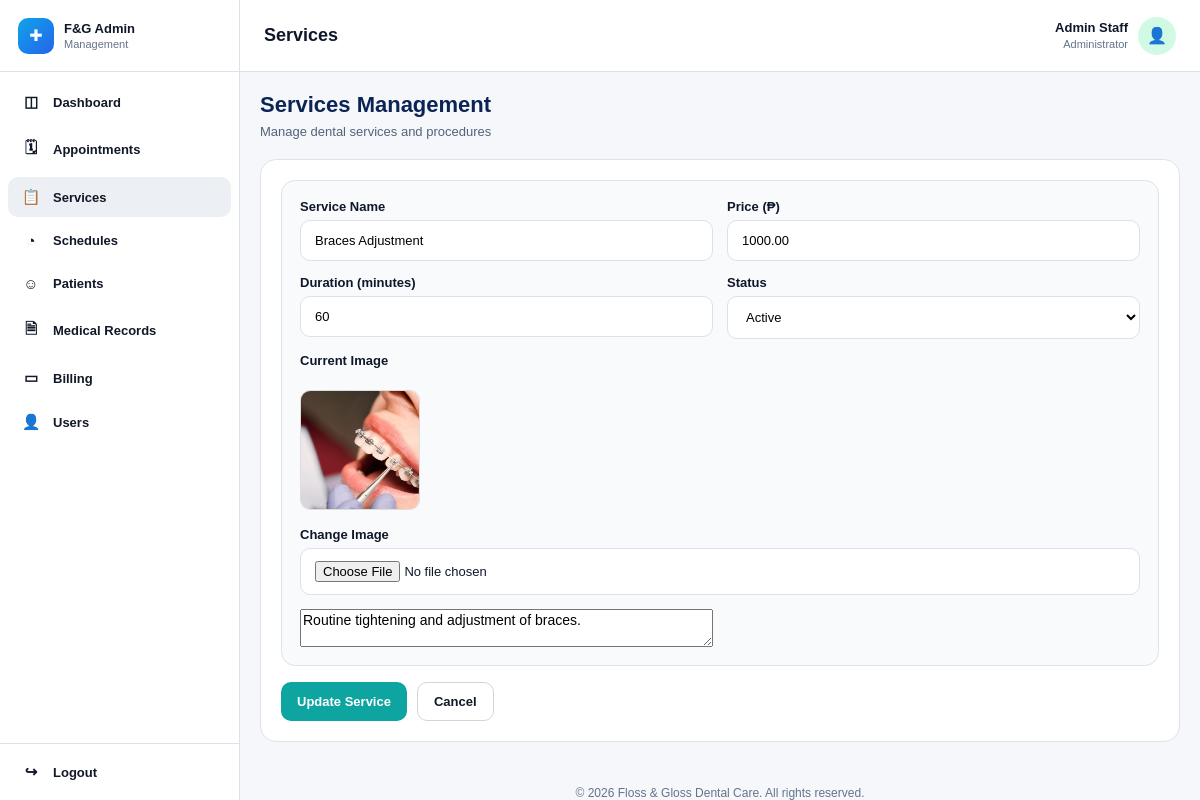
The app's page /admin/edit-service.php?service_id=8 (signed in) with its own data.
### tables this page shows
CREATE TABLE `users` (
  `user_id` int(11) NOT NULL,
  `role` enum('patient','staff','system_admin','dentist') NOT NULL,
  `email` varchar(150) NOT NULL,
  `phone` varchar(20) DEFAULT NULL,
  `password_hash` varchar(255) NOT NULL,
  `account_status` enum('active','inactive','deactivated','suspended') NOT NULL DEFAULT 'active',
  `email_verified` tinyint(1) NOT NULL DEFAULT 0,
  `created_at` timestamp NOT NULL DEFAULT current_timestamp(),
  `updated_at` timestamp NOT NULL DEFAULT current_timestamp() ON UPDATE current_timestamp()
);

CREATE TABLE `services` (
  `service_id` int(11) NOT NULL,
  `service_name` varchar(150) NOT NULL,
  `description` text DEFAULT NULL,
  `image_path` varchar(255) DEFAULT NULL,
  `duration_minutes` int(11) NOT NULL DEFAULT 30,
  `price` decimal(10,2) NOT NULL DEFAULT 0.00,
  `is_active` tinyint(1) NOT NULL DEFAULT 1,
  `created_by` int(11) DEFAULT NULL,
  `created_at` timestamp NOT NULL DEFAULT current_timestamp(),
  `updated_at` timestamp NOT NULL DEFAULT current_timestamp() ON UPDATE current_timestamp()
);

### admin/edit-service.php (the view, shortened to what this page needs)
<?php
require_once '../config/database.php';
$user_id = $_SESSION['user_id'];
$service_id = (int)($_GET['service_id'] ?? 0);
$admin_name = "Admin Staff";
$admin_role = "Administrator";
$admin_sql = "
    SELECT u.role, sp.first_name, sp.last_name
    FROM users u
    LEFT JOIN staff_profiles sp ON u.user_id = sp.user_id
    WHERE u.user_id = ?
    LIMIT 1
";
$admin_stmt = mysqli_prepare($conn, $admin_sql);
mysqli_stmt_bind_param($admin_stmt, "i", $user_id);
mysqli_stmt_execute($admin_stmt);
$admin_result = mysqli_stmt_get_result($admin_stmt);
if ($admin_result && mysqli_num_rows($admin_result) > 0) {
    $admin_row = mysqli_fetch_assoc($admin_result);
    if (($admin_row['role'] ?? '') === 'system_admin') {
        $admin_role = 'Administrator';
    } elseif (($admin_row['role'] ?? '') === 'staff') {
        $admin_role = 'Staff';
    }
}
$service_sql = "SELECT * FROM services WHERE service_id = ? LIMIT 1";
$service_stmt = mysqli_prepare($conn, $service_sql);
mysqli_stmt_bind_param($service_stmt, "i", $service_id);
mysqli_stmt_execute($service_stmt);
$service_result = mysqli_stmt_get_result($service_stmt);
$service = mysqli_fetch_assoc($service_result);
include("../includes/admin-header.php");
include("../includes/admin-sidebar.php");
?>
<div class="main-area">
    <div class="topbar">
        <h1>Services</h1>
        <div class="admin-user">
            <div class="admin-meta">
                <strong><?php echo htmlspecialchars($admin_name); ?></strong>
                <span><?php echo htmlspecialchars($admin_role); ?></span>
            </div>
            <div class="admin-avatar">👤</div>
        </div>
    </div>
    <div class="content">
        <div class="services-top">
            <div>
                <h2>Services Management</h2>
                <p>Manage dental services and procedures</p>
            </div>
        </div>
        <section class="panel">
            <div class="service-form-wrap">
                <form method="POST" action="../actions/service-actions.php" enctype="multipart/form-data">
                    <div class="service-form-grid">
                        <div class="form-group">
                            <label>Service Name</label>
                            <input
                                type="text"
                                name="service_name"
                                value="<?php echo htmlspecialchars($service['service_name']); ?>"
                                required
                            >
                        </div>
                        <div class="form-group">
                            <label>Price (₱)</label>
                            <input
                                type="number"
                                name="price"
                                step="0.01"
                                min="0"
                                value="<?php echo htmlspecialchars($service['price']); ?>"
                                required
                            >
                        </div>
                        <div class="form-group">
                            <label>Duration (minutes)</label>
                            <input
                                type="number"
                                name="duration_minutes"
                                min="1"
                                value="<?php echo (int)$service['duration_minutes']; ?>"
                                required
                            >
                        </div>
                        <div class="form-group">
                            <label>Status</label>
                            <select name="is_active" required>
                                <option value="1" <?php echo ((int)$service['is_active'] === 1) ? 'selected' : ''; ?>>Active</option>
                            </select>
                        </div>
                        <div class="form-group full">
                        <label>Current Image</label><br>
                        <?php if (!empty($service['image_path'])): ?>
                            <img src="<?php echo htmlspecialchars($service['image_path']); ?>"
                                style="width:120px;height:120px;object-fit:cover;border-radius:10px;border:1px solid #ddd;">
                        <?php else: ?>
                            <span style="color:#888;">No image</span>
                        <?php endif; ?>
                    </div>
                    <div class="form-group full">
                        <label>Change Image</label>
                        <input type="file" name="image" accept="image/*">
                    </div>
                            <textarea name="description" required><?php echo htmlspecialchars($service['description'] ?? ''); ?></textarea>
                        </div>
                    </div>
                    <div class="form-actions">
                        <button type="submit" class="btn-save">Update Service</button>
                        <a href="manage-services.php" class="btn-cancel">Cancel</a>
                    </div>
            </div>
        <div style="flex: 1;"></div>
        <?php include("../includes/admin-footer.php"); ?>

### includes/admin-header.php (style rules this page uses)
* { box-sizing: border-box; font-family: Arial, sans-serif; }
html, body { margin: 0; padding: 0; background: #f5f7fb; color: #0f172a; font-size: 14px; }
a { text-decoration: none; color: inherit; }
button, input, select, textarea { font: inherit; }

### includes/admin-sidebar.php (style rules this page uses)
.main-area { flex: 1; min-width: 0; margin-left: 240px; min-height: 100vh; display: flex; flex-direction: column; }

### admin/edit-service.php (style rules this page uses)
.topbar { position: sticky; top: 0; z-index: 900; min-height: 72px; background: #ffffff; border-bottom: 1px solid #dbe2ea; padding: 12px 24px; display: flex; justify-content: space-between; align-items: center; gap: 16px; }
.topbar h1 { margin: 0; font-size: 18px; font-weight: 700; }
.admin-user { display: flex; align-items: center; gap: 10px; }
.admin-meta { text-align: right; }
.admin-meta strong { display: block; font-size: 13px; }
.admin-meta span { color: #64748b; font-size: 11px; }
.admin-avatar { width: 38px; height: 38px; border-radius: 50%; background: #d1fae5; color: #059669; display: flex; align-items: center; justify-content: center; font-size: 16px; }
.content { flex: 1; display: flex; flex-direction: column; padding: 20px; }
.panel { background: #ffffff; border: 1px solid #dde3ea; border-radius: 16px; padding: 20px; }
.services-top { display: flex; justify-content: space-between; align-items: flex-start; gap: 20px; margin-bottom: 20px; }
.services-top h2 { margin: 0; font-size: 22px; color: #0b2454; }
.services-top p { margin: 6px 0 0; color: #52637a; font-size: 13px; }
.service-form-wrap { display: block; background: #f8fafc; border: 1px solid #dde3ea; border-radius: 14px; padding: 18px; }
.service-form-grid { display: grid; grid-template-columns: 1fr 1fr; gap: 14px; }
.form-group.full { grid-column: 1 / -1; }
.form-group label { display: block; margin-bottom: 6px; font-size: 13px; font-weight: 700; }
.form-group input, .form-group textarea, .form-group select { width: 100%; padding: 12px 14px; border: 1px solid #dbe2ea; border-radius: 10px; font-size: 13px; background: #fff; box-sizing: border-box; }
.form-actions { margin-top: 16px; display: flex; gap: 10px; }
.btn-save, .btn-cancel { display: inline-flex; align-items: center; justify-content: center; padding: 11px 16px; border-radius: 10px; font-weight: 700; font-size: 13px; cursor: pointer; text-decoration: none; }
.btn-save { border: none; background: #0ea5a0; color: #fff; }
.btn-cancel { border: 1px solid #d1d5db; background: #fff; color: #111827; }

### records on screen
users: role "Administrator"
services: service_name "Braces Adjustment", price "1000.00", duration_minutes "60", is_active "Active", image_path (picture), description "Routine tightening and adjustment of braces."

### other values on screen
$admin_name "Admin Staff"
